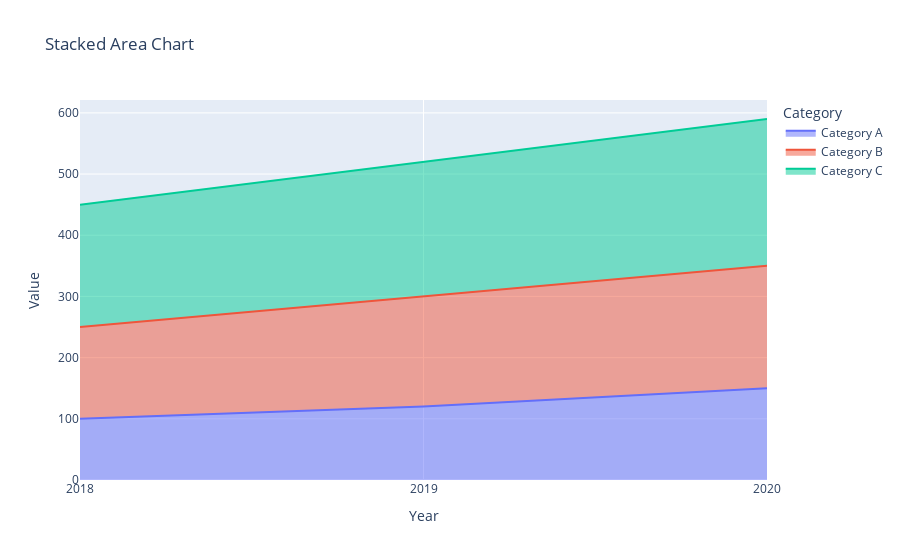

The notebook cell saved with this chart:
### Code cell
Area = px.area(data_stacked, x= "Year", y= "Value", color= "Category", title= "Stacked Area Chart")
Area.show()

### Figure 1 — Plotly figure (JSON) as saved in the notebook; plotly's stock layout.template omitted (floating-point values rounded to 4 significant figures)
{"data": [{"fillpattern": {"shape": ""}, "hovertemplate": "Category=Category A<br>Year=%{x}<br>Value=%{y}<extra></extra>", "legendgroup": "Category A", "line": {"color": "#636efa"}, "marker": {"symbol": "circle"}, "mode": "lines", "name": "Category A", "orientation": "v", "showlegend": true, "stackgroup": "1", "type": "scatter", "x": ["2018", "2019", "2020"], "xaxis": "x", "y": [100, 120, 150], "yaxis": "y"}, {"fillpattern": {"shape": ""}, "hovertemplate": "Category=Category B<br>Year=%{x}<br>Value=%{y}<extra></extra>", "legendgroup": "Category B", "line": {"color": "#EF553B"}, "marker": {"symbol": "circle"}, "mode": "lines", "name": "Category B", "orientation": "v", "showlegend": true, "stackgroup": "1", "type": "scatter", "x": ["2018", "2019", "2020"], "xaxis": "x", "y": [150, 180, 200], "yaxis": "y"}, {"fillpattern": {"shape": ""}, "hovertemplate": "Category=Category C<br>Year=%{x}<br>Value=%{y}<extra></extra>", "legendgroup": "Category C", "line": {"color": "#00cc96"}, "marker": {"symbol": "circle"}, "mode": "lines", "name": "Category C", "orientation": "v", "showlegend": true, "stackgroup": "1", "type": "scatter", "x": ["2018", "2019", "2020"], "xaxis": "x", "y": [200, 220, 240], "yaxis": "y"}], "layout": {"autosize": true, "legend": {"title": {"text": "Category"}, "tracegroupgap": 0}, "title": {"text": "Stacked Area Chart"}, "xaxis": {"anchor": "y", "autorange": true, "domain": [0, 1], "range": [0, 2], "title": {"text": "Year"}, "type": "category"}, "yaxis": {"anchor": "x", "autorange": true, "domain": [0, 1], "range": [0, 621.1], "title": {"text": "Value"}, "type": "linear"}}}
